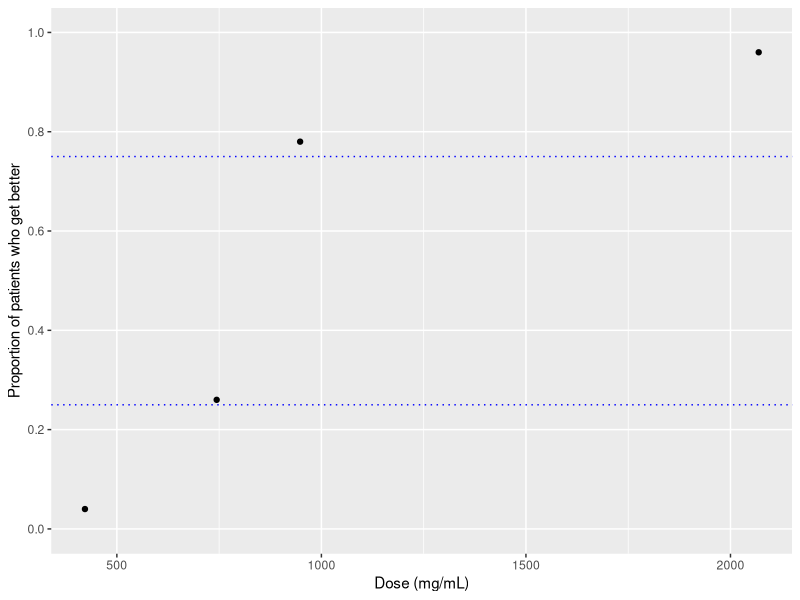
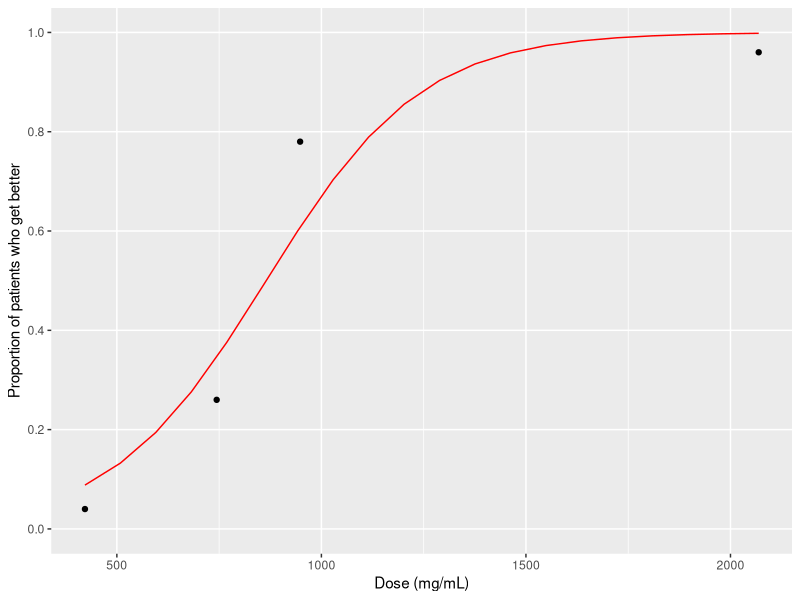
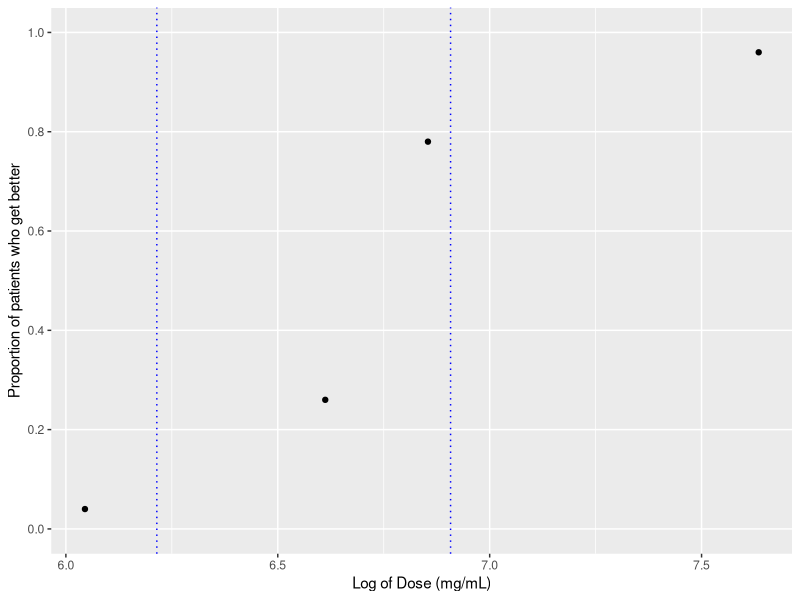

These charts were generated, in order, by the following R code: (Note: this script raises an error after producing the figures.)
# STATISTICAL MODELLING


# Add Libraries -----------------------------------------------------------
lib <- c('dplyr', 'ggplot2', 'MASS')
lapply(lib, library, character.only = T)
rm(lib)


# Data --------------------------------------------------------------------
Patient_group <- c(1,2,3,4) #i
Dose <- c(422,744,948,2069) #di
Number_treated <- c(50,50,50,50) #ni
Number_better <- c(2,13,39,48) #yi

#
# Put the data in a data frame
#
experiment_df <- data.frame(Patient_group, Dose, Number_treated, Number_better)
experiment_df


# Statistical Modelling Part (a)* -----------------------------------------
## Calculate the proportion of patients who gets better with the new medicine and
## use ggplot2 to visualize these data. 

#
# Work out proportions with reduced blood pressure 
#
experiment_df <- experiment_df %>% mutate(Proportion_better = Number_better / Number_treated)
experiment_df

# 
# Plot these proportions
#
ggplot(experiment_df, aes(x = Dose, y = Proportion_better)) +
 geom_point() +
 geom_hline(yintercept=.25,linetype='dotted',col='blue')+
 geom_hline(yintercept=.75,linetype='dotted',col='blue')+
 labs(x = "Dose (mg/mL)",
      y = "Proportion of patients who get better") +
 scale_y_continuous(breaks = c(0, 0.2, 0.4, 0.6, 0.8, 1),
                    minor_breaks = NULL,
                    limits = c(0, 1))

## What can you conclude from the plot?

print("A dose of 500mg/ml or less has no real impact on the proportion of patients who get better (less than 4%). There is a reasonable increase at around the 750mg/ml as it reaches over 20% of the patients. However, the best increase is when the dose is increased to 1000mg/ml with nearly 80% of patients getting better. To increase the proportion of patients to just under 100%, it appears that the dose needs to be more than double to above 2000mg/ml. This is comparable with the current COVID vacinations which see a large increase from the first dose and almost complete immunity with a second dose.")


# Statistical Modelling Part (b)* -----------------------------------------

##QUESTION
## Fit the model in the frequentist framework and report hat beta_0 (intercept)
## and hat beta_1 (Dose (x))

# Fitting the binary logistic regression model
m <- glm(cbind(Number_better, 
               Number_treated - Number_better) ~ Dose, 
         family = binomial, 
         data = experiment_df)

# Maximum likelihood estimates - hat_beta_0 and hat_beta_1 of the parameters beta_0 and beta_1
beta_0_hat <- coef(m)[1]
beta_0_hat

beta_1_hat <- coef(m)[2]
beta_1_hat

# Confidence intervals for beta_0 and beta_1
confint(m)

#-----------------------------------------------------------------------------------------------------

# Visualization of the fitted model

# Number of Dose points at which to predict

# Sequence of Dose values
Dose_seq <- seq(from = min(Dose), to = max(Dose), length = 20)

# Predict beta_0 + beta_1 x = beta_0 + beta_1 Dose at these values
# The predicted values are given by hat beta_0 + hat beta_1 Dose
eta_seq <- predict(m, # Model, and new data:
                   newdata = data.frame(Dose = Dose_seq))

# Transform to probabilities
p_seq <- exp(eta_seq) / (1 + exp(eta_seq))

# Put these values into a data frame
predictions_df <- data.frame(Dose_seq, eta_seq, p_seq)

# Add to the ggplot
ggplot(experiment_df, aes(x = Dose, y = Proportion_better)) +
 geom_point() +
 # Add the estimated values of p (predictions)
 geom_line(aes(x = Dose_seq, 
               y = p_seq), 
           data = predictions_df, # Stored in this data frame
           colour = "red") +
 labs(x = "Dose (mg/mL)",
      y = "Proportion of patients who get better") +
 scale_y_continuous(breaks = c(0, 0.2, 0.4, 0.6, 0.8, 1),
                    minor_breaks = NULL,
                    limits = c(0, 1))



# Statistical Modelling Part (c)*** ---------------------------------------
# Logarithmic Model

## QUESTION
## Create a similar plot to that produced in part (a) to visualise log(di)
## against the proportion of Covid-19 patients who gets better and compare the
## two plots.

# Work out the log of the dose and add to data frame
experiment_df <- experiment_df %>% mutate(Log_Dose = log(Dose))
experiment_df

# Plot these proportions
ggplot(experiment_df, aes(x = Log_Dose, y = Proportion_better)) +
 geom_point() +
 geom_vline(xintercept=log(500),linetype='dotted',col='blue')+
 geom_vline(xintercept=log(1000),linetype='dotted',col='blue')+
 labs(x = "Log of Dose (mg/mL)",
      y = "Proportion of patients who get better") +
 scale_y_continuous(breaks = c(0, 0.2, 0.4, 0.6, 0.8, 1),
                    minor_breaks = NULL,
                    limits = c(0, 1))


## QUESTION
## What do you conclude?

print("############################## INSERT ANSWER HERE ##############################")


# Fitting the binary logistic regression model
# glm needs the number of successes and the number of failures
m_log <- glm(cbind(Number_better, 
               Number_treated - Number_better) ~ Log_Dose, 
         family = binomial, 
         data = experiment_df)

## QUESTION
## Fit the logarithmic model in the frequentist framework, report hat_beta_0 and hat_beta_1
beta_0_hat <- coef(m_log)[1]
beta_0_hat

beta_1_hat <- coef(m_log)[2]
beta_1_hat


## QUESTION
## Calculate the 95% confidence intervals for beta_0 and beta_1.
confint(m_log)


## QUESTION
## Which of the two frequentist models considered in parts (b) and (c) (the standard or the logarithmic model) do you prefer? Why?

print("Due to the size of the data set it is difficult to see any difference in the graph as using a log in this case would help with data being compacted and needing to be scaled out in magnatude. As such there is no real benefit to this model. This model does however produce a more confusng graph as the x axis is in units of Log of Dose which is mre confusing that just the standard in graph a of dose as mg/ml. Graph a will be easier to read by many medical professionals as well as general people due to the accessability of this label. In a time of over whelming data accessability is key to helping people understand data and provide information.")


# Statistical Modelling Part (d)** ----------------------------------------

## QUESTION
## Use the logarithmic model implemented in part (c) to predict the probabilities that Covid-19 patients who receive doses of 600, 800 and 1500 mg/mL of the medicine get better. In addition, calculate the 95% confidence intervals for each prediction.

## Indirect Method
Dose_new <- c(log(600),log(800),log(1500))

# Estimated value of eta and associated standard error at Dose_new
eta_hat <- predict(m_log, 
               newdata = data.frame(Log_Dose = Dose_new),
               se.fit = TRUE) # Extract the standard errors

# Approximate 95% confidence interval for eta
eta_estimate_ci <- c(estimate =eta_hat$fit, 
                     lower = eta_hat$fit - 2 * eta_hat$se.fit, # Lower limit
                     upper = eta_hat$fit + 2 * eta_hat$se.fit) # Upper limit

# Convert to a confidence interval for p
p_estimate_ci <- exp(eta_estimate_ci) / (1 + exp(eta_estimate_ci))

data.frame(exp(Dose_new), p_estimate_ci)


## QUESTION
## What can you conclude from these results?

print("As the dose increases the probability of getting better increases.")


## Direct Method
p_hat_direct <- predict(m_log, 
               newdata = data.frame(Log_Dose = Dose_new),
               type = "response", # Prediction of p, not eta
               se.fit = TRUE) # Extract the standard errors

# Confidence interval for p
p_estimate_ci_direct <- c(estimate = p_hat_direct$fit,
                            lower = p_hat_direct$fit - 2 * p_hat_direct$se.fit, # Lower limit
                            upper = p_hat_direct$fit + 2 * p_hat_direct$se.fit) # Upper limit

data.frame(exp(Dose_new), p_estimate_ci_direct)

## QUESTION
## Which one of the two methods is generally recommended? Why?

print("It is generally recommended to use the indirect method as it provides more accurate results more regularly than the direct method. This is not evident in the currnet data set, but this is most likely due to its small size.")

# Statistical Modelling Part (e)** ----------------------------------------

## QUESTION
## Use the logarithmic model implemented in part (c) to produce the plot below, with 95% confidence intervals obtained using the indirect method, and comment on it.


Dose_seq_log <- seq(from = min(log(Dose)), to = max(log(Dose)), length = N)

# Obtain the estimated values of eta and associated standard errors at a sequence of Dose values
eta_seq_log <- predict(m_log, 
                  newdata = data.frame(Log_Dose = Dose_seq_log),
                  se.fit = TRUE) # Extract the standard errors

# Transform estimated values of eta to probabilities 
p_seq_log <- exp(eta_seq_log$fit) / (1 + exp(eta_seq_log$fit))

#  Confidence intervals for eta, saved in a matrix 
eta_seq_log_ci <- cbind(eta_seq_log$fit - 2 * eta_seq_log$se.fit, # Lower limits
                        eta_seq_log$fit + 2 * eta_seq_log$se.fit) # Upper limits

# Convert to ** confidence intervals for p **
p_seq_log_ci <- 
  exp(eta_seq_log_ci) / (1 + exp(eta_seq_log_ci))

# Put all these values into a data frame
predictions_df_log <- data.frame(Dose_seq_log,  
                             p_seq_log = p_seq_log, # Estimated values of p
                              # Lower confidence limits
                             p_lower_log = p_seq_log_ci[,1],
                              # Upper confidence limits
                             p_upper_log = p_seq_log_ci[,2])

# Add to the ggplot 
ggplot(experiment_df, aes(x = Log_Dose, y = Proportion_better)) +
  geom_point() +
   # Add the estimated values of p (predictions)
  geom_line(aes(x = Dose_seq_log, 
                y = p_seq_log), 
            data = predictions_df_log, # Stored in this data frame
            colour = "red") +
   # Add the lower confidence limits
  geom_line(aes(x = Dose_seq_log, 
                y = p_lower_log), 
            data = predictions_df_log, # Stored in this data frame
            colour = "red") +
     # Add the upper confidence limits
  geom_line(aes(x = Dose_seq_log, 
                y = p_upper_log), 
            data = predictions_df_log, # Stored in this data frame
            colour = "red") +
  labs(x = "Log of Dose (mg/mL)",
       y = "portion of patients who get better") +
  scale_y_continuous(breaks = c(0, 0.2, 0.4, 0.6, 0.8, 1),
                     minor_breaks = NULL,
                     limits = c(0, 1))


## QUESTION
## In addition, perform a suitable statistical test to check whether the logarithmic model is adequate. 

# The hypotheses are:
# Null hypothesis H0: Model (2) provides an adequate fit to the data
# Alternative hypothesis H1: Model (2) does not provide an adequate fit to the data.

# Null hypothesis H0: The model as it stands is useful.
# Alternative hypothesis H1: The model as it stands is NOT useful.

p_value <- pchisq(deviance(m_log),# Specify the model under consideration
            df.residual(m_log),
            lower = FALSE)
p_value

## QUESTION
## State your hypotheses and conclusions carefully.
print("P-value is less than 0.05 and thus the null hypothesis is rejected signifiying that this model is not an adequete fit to the data or in other words is not useful.") 


# Statistical Modelling Part (f)** ----------------------------------------

## QUESTION
## Fit the quadratic model in the frequentist framework and report hat_beta_0, hat_beta_1 and hat_beta_2.
m_log_log2 <- glm(cbind(Number_better, 
                        Number_treated - Number_better) ~ Log_Dose + I(Log_Dose^2), 
                family = binomial, 
                data = experiment_df)

## QUESTION
## Fit the logarithmic model in the frequentist framework, report hat_beta_0, hat_beta_1 and hat_beta_2
beta_0_hat <- coef(m_log_log2)[1]
  beta_0_hat
beta_1_hat <- coef(m_log_log2)[2]
  beta_1_hat
beta_2_hat <- coef(m_log_log2)[3]
  beta_2_hat

## QUESTION
## Perform a frequentist hypothesis test of size 0.05 of whether beta_2 is statistically significant and report your conclusion with justification. 

# The hypotheses are:
# Null hypothesis H0: Model (2) provides an adequate fit to the data
# Alternative hypothesis H1: Model (2) does not provide an adequate fit to the data.

# Null hypothesis H0: The model as it stands is useful.
# Alternative hypothesis H1: The model as it stands is NOT useful.

p_value <- pchisq(deviance(m_log_log2),# Specify the model under consideration
            df.residual(m_log_log2),
            lower = FALSE)
p_value

## QUESTION
## State your hypotheses and conclusions carefully.
print("P-value is less than 0.05 and thus the null hypothesis is rejected signifiying that this model is not an adequete fit to the data or in other words is not useful.") 


## QUESTION
## In addition, report the 95% confidence interval for beta_2. Does this result confirm the conclusion of the hypothesis test?
# confint(m_log_log2)
tail(confint(m_log_log2),1)



# Statistical Modelling Part (g)* ----------------------------------------

## QUESTION
## Use the analysis of Deviance method to compare the logarithmic model fitted in part (c) with the quadratic model fitted in part (f). State your hypotheses and conclusions carefully.
Deviance_c_log <- deviance(m_log)
Deviance_c_log
Deviance_f_log_log2 <- deviance(m_log_log2)
Deviance_f_log_log2

#  Difference in deviances 
Deviance_c_log - Deviance_f_log_log2

# Compare the models
#
# H_0: Model C is adequate compared to Model F
# H_1: Model C is not adequate compared to Model F
#
AnovaTest <- anova(m_log, m_log_log2, test = "Chisq")
AnovaTest[2,5]

print("Here, there p-value is 0.23. As this is greater than 0.05, we do not reject the null hypothesis and so Model C is adequate compared to Model F. In other words beta_2 = 0. Thus Model C is preferred over Model F")
